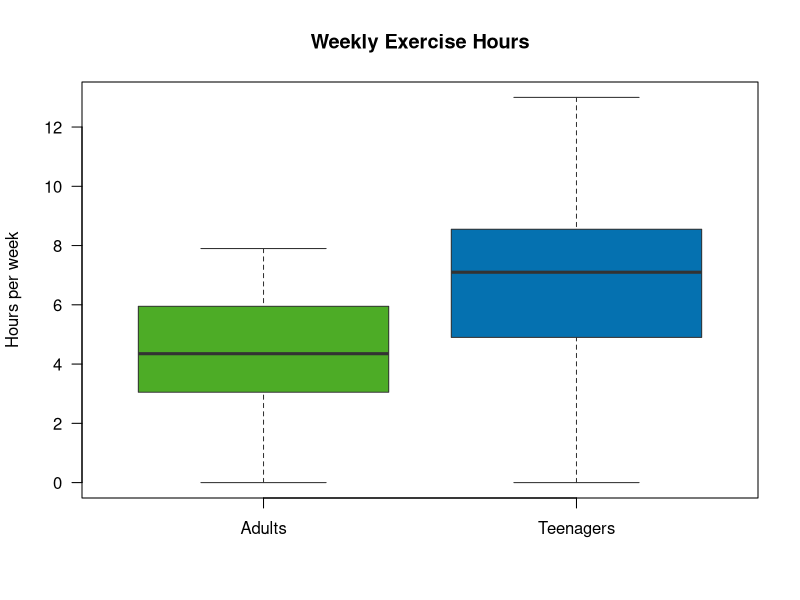

Write the R code that produced this figure.
## ---- chunk 1
#| label: practice-data-achieved
#| echo: false

set.seed(111)
heights <- round(rnorm(20, 168, 9), 1)
cat("Heights (cm) of 20 Year 11 students:\n")
cat(sort(heights), "\n")
## ---- chunk 2
#| label: practice-solutions-achieved

set.seed(111)
heights <- round(rnorm(20, 168, 9), 1)

cat("1. Numerical, continuous — height can take any value within a range.\n\n")
cat("2. Mean:", round(mean(heights), 1), "cm\n\n")
cat("3. Median:", median(heights), "cm\n\n")
cat("4. Range:", max(heights) - min(heights), "cm\n\n")
cat("5. Likely symmetric (heights tend to be normally distributed).\n")
## ---- chunk 3
#| label: practice-data-merit

set.seed(222)
adults    <- round(pmax(0, rnorm(40, mean = 4.5, sd = 2.2)), 1)
teenagers <- round(pmax(0, rnorm(40, mean = 6.2, sd = 3.1)), 1)

summary_tbl <- data.frame(
  Group      = c("Adults", "Teenagers"),
  n          = 40,
  Mean       = round(c(mean(adults), mean(teenagers)), 2),
  Median     = c(median(adults), median(teenagers)),
  SD         = round(c(sd(adults), sd(teenagers)), 2),
  IQR        = round(c(IQR(adults), IQR(teenagers)), 2),
  Min        = c(min(adults), min(teenagers)),
  Max        = c(max(adults), max(teenagers))
)

knitr::kable(summary_tbl, caption = "Weekly exercise hours: adults vs teenagers")
## ---- chunk 4
#| label: fig-merit-boxplot
#| fig-cap: "Weekly exercise hours for adults and teenagers."

boxplot(
  list(Adults = adults, Teenagers = teenagers),
  col    = c("#4dac26", "#0571b0"),
   border = "#333333",
  main   = "Weekly Exercise Hours",
  ylab   = "Hours per week",
  las    = 1
)
## ---- chunk 5
#| label: formulas-table
#| echo: false

formulas <- data.frame(
  Formula        = c("Mean", "Range", "IQR", "Probability", "Complement",
                     "Lower outlier fence", "Upper outlier fence"),
  Expression     = c(
    "x̄ = Σxᵢ / n",
    "Max − Min",
    "Q3 − Q1",
    "P(A) = favourable outcomes / total outcomes",
    "P(A') = 1 − P(A)",
    "Q1 − 1.5 × IQR",
    "Q3 + 1.5 × IQR"
  )
)

knitr::kable(formulas, col.names = c("Measure", "Formula"))
